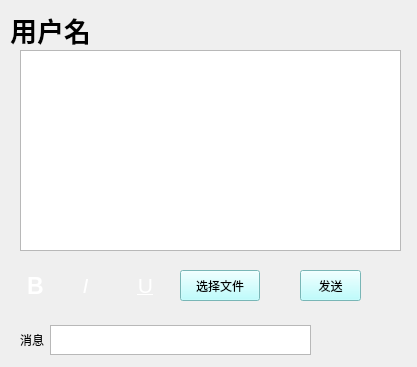
<?xml version="1.0" encoding="UTF-8"?>
<ui version="4.0">
 <class>PrivateDialog</class>
 <widget class="QDialog" name="PrivateDialog">
  <property name="geometry">
   <rect>
    <x>0</x>
    <y>0</y>
    <width>417</width>
    <height>367</height>
   </rect>
  </property>
  <property name="windowTitle">
   <string>Dialog</string>
  </property>
  <widget class="QPushButton" name="SendButton">
   <property name="geometry">
    <rect>
     <x>300</x>
     <y>270</y>
     <width>61</width>
     <height>31</height>
    </rect>
   </property>
   <property name="focusPolicy">
    <enum>Qt::NoFocus</enum>
   </property>
   <property name="styleSheet">
    <string notr="true">QPushButton:hover{color:rgb(255, 0, 0);
background-color: rgb(170, 255, 0);
}
QPushButton{background-color:rgb(170, 255, 255);
font: 14pt &quot;Ubuntu&quot;;}</string>
   </property>
   <property name="text">
    <string>发送</string>
   </property>
  </widget>
  <widget class="QToolButton" name="textbold">
   <property name="geometry">
    <rect>
     <x>20</x>
     <y>270</y>
     <width>31</width>
     <height>31</height>
    </rect>
   </property>
   <property name="font">
    <font>
     <pointsize>17</pointsize>
     <weight>75</weight>
     <bold>true</bold>
    </font>
   </property>
   <property name="styleSheet">
    <string notr="true">QToolButton { background-color: rgb(50, 50, 50,0); border-radius: 3px; color: rgb(255, 255, 255); border-image: url(:/chat/image/icon/icon_bold.png);}
QToolButton:hover { background-color:rgba(172, 178, 148, 100)}</string>
   </property>
   <property name="text">
    <string>B</string>
   </property>
  </widget>
  <widget class="QToolButton" name="textitalic">
   <property name="geometry">
    <rect>
     <x>70</x>
     <y>270</y>
     <width>31</width>
     <height>31</height>
    </rect>
   </property>
   <property name="font">
    <font>
     <pointsize>16</pointsize>
     <italic>true</italic>
    </font>
   </property>
   <property name="styleSheet">
    <string notr="true">QToolButton { background-color: rgb(50, 50, 50,0); border-radius: 3px; color: rgb(255, 255, 255); border-image: url(:/chat/image/icon/icon_italic.png);}
QToolButton:hover { background-color:rgba(172, 178, 148, 100)}
</string>
   </property>
   <property name="text">
    <string>I</string>
   </property>
  </widget>
  <widget class="QToolButton" name="textUnderline">
   <property name="geometry">
    <rect>
     <x>130</x>
     <y>270</y>
     <width>31</width>
     <height>31</height>
    </rect>
   </property>
   <property name="font">
    <font>
     <pointsize>16</pointsize>
     <underline>true</underline>
    </font>
   </property>
   <property name="styleSheet">
    <string notr="true">QToolButton { background-color: rgb(50, 50, 50,0); border-radius: 3px; color: rgb(255, 255, 255); border-image: url(:/chat/image/icon/icon_underline.png);}
QToolButton:hover { background-color:rgba(172, 178, 148, 100)}</string>
   </property>
   <property name="text">
    <string>U</string>
   </property>
  </widget>
  <widget class="QLabel" name="label_username">
   <property name="geometry">
    <rect>
     <x>10</x>
     <y>10</y>
     <width>81</width>
     <height>40</height>
    </rect>
   </property>
   <property name="font">
    <font>
     <pointsize>20</pointsize>
     <weight>75</weight>
     <bold>true</bold>
    </font>
   </property>
   <property name="text">
    <string>用户名</string>
   </property>
   <property name="alignment">
    <set>Qt::AlignCenter</set>
   </property>
  </widget>
  <widget class="QTextEdit" name="textEdit_chatDisplay">
   <property name="geometry">
    <rect>
     <x>20</x>
     <y>50</y>
     <width>381</width>
     <height>201</height>
    </rect>
   </property>
   <property name="focusPolicy">
    <enum>Qt::NoFocus</enum>
   </property>
   <property name="readOnly">
    <bool>true</bool>
   </property>
  </widget>
  <widget class="QWidget" name="layoutWidget">
   <property name="geometry">
    <rect>
     <x>20</x>
     <y>310</y>
     <width>291</width>
     <height>61</height>
    </rect>
   </property>
   <layout class="QHBoxLayout" name="horizontalLayout">
    <item>
     <widget class="QLabel" name="label_Text">
      <property name="maximumSize">
       <size>
        <width>16777215</width>
        <height>30</height>
       </size>
      </property>
      <property name="text">
       <string>消息</string>
      </property>
     </widget>
    </item>
    <item>
     <widget class="QTextEdit" name="textEditWrite">
      <property name="maximumSize">
       <size>
        <width>16777215</width>
        <height>30</height>
       </size>
      </property>
     </widget>
    </item>
   </layout>
  </widget>
  <widget class="QPushButton" name="chooseBtn">
   <property name="geometry">
    <rect>
     <x>180</x>
     <y>270</y>
     <width>80</width>
     <height>31</height>
    </rect>
   </property>
   <property name="cursor">
    <cursorShape>IBeamCursor</cursorShape>
   </property>
   <property name="focusPolicy">
    <enum>Qt::NoFocus</enum>
   </property>
   <property name="styleSheet">
    <string notr="true">QPushButton:hover{color:rgb(255, 0, 0);
background-color: rgb(170, 255, 0);
}
QPushButton{background-color:rgb(170, 255, 255);
font: 14pt &quot;Ubuntu&quot;;}</string>
   </property>
   <property name="text">
    <string>选择文件</string>
   </property>
  </widget>
 </widget>
 <resources/>
 <connections/>
</ui>
